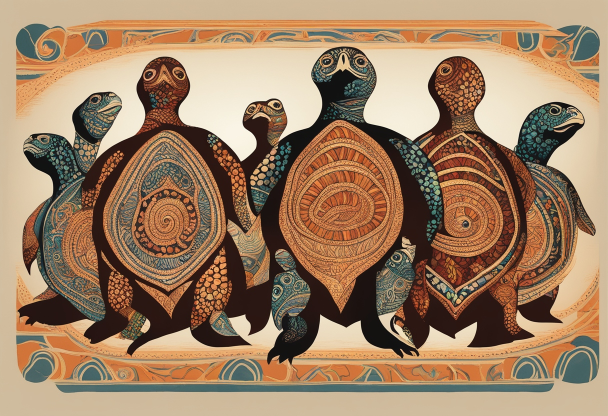
#> input picture sqlite-cloud-edge/marketing-demo/assets/images/turtles_hero.jpeg, 1216 x 832 px, found by its file name (shown at 1/2 size)
$ python optimize-turtle-webp.py
#> lines starting #> are read from the running program, lines starting #| are printed output that depends on the picture
#!/usr/bin/env python3
"""Recompress responsive turtle/hero WebPs for Lighthouse (Pillow)."""
from pathlib import Path

try:
    from PIL import Image
except ImportError:
    print('optimize-turtle-webp: Pillow not installed, skipping')
    raise SystemExit(0)

BASE = Path(__file__).resolve().parent.parent / 'assets' / 'images'


def save_webp(src: Path, out: Path, size, quality: int) -> None:
#> called with size = 348, quality = 35
    img = Image.open(src)
#> img is the input picture: PIL image 1216x832 RGB; mean R, G, B 158.6, 128.6, 100.4
    if isinstance(size, tuple):
        img = img.resize(size, Image.LANCZOS)
    else:
        w, h = img.size
#> w = 1216; h = 832
        if w > size:
            nh = int(h * (size / w))
#> nh = 238
            img = img.resize((size, nh), Image.LANCZOS)
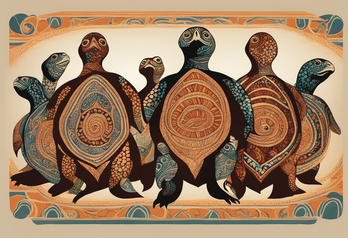
#> img: PIL image 348x238 RGB; mean R, G, B 158.5, 128.6, 100.4
    out.parent.mkdir(parents=True, exist_ok=True)
    img.save(out, 'WebP', quality=quality, method=6)


def main() -> None:
    for i in range(1, 6):
        jpeg = BASE / f'turtles_{i}.jpeg'
        if not jpeg.exists():
            continue
        save_webp(jpeg, BASE / f'turtles_{i}-384.webp', (384, 384), 18)
        save_webp(jpeg, BASE / f'turtles_{i}-640.webp', (640, 640), 22)

    hero = BASE / 'turtles_hero.jpeg'
    if hero.exists():
        save_webp(hero, BASE / 'turtles_hero-348.webp', 348, 35)
        save_webp(hero, BASE / 'turtles_hero-448.webp', 448, 32)
#> call 2 of save_webp, with size = 448, quality = 32
#> in save_webp (call 2), `img = img.resize((size, nh), Image.LANCZOS)`:
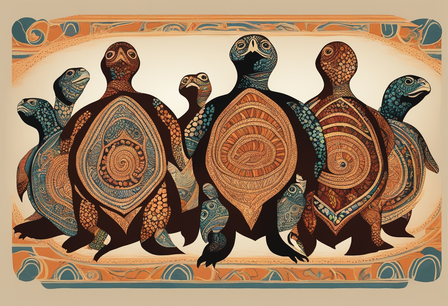
#> img: PIL image 448x306 RGB; mean R, G, B 158.6, 128.6, 100.4
        save_webp(hero, BASE / 'turtles_hero-896.webp', 896, 20)
#> call 3 of save_webp, with size = 896, quality = 20
#> in save_webp (call 3), `img = img.resize((size, nh), Image.LANCZOS)`:
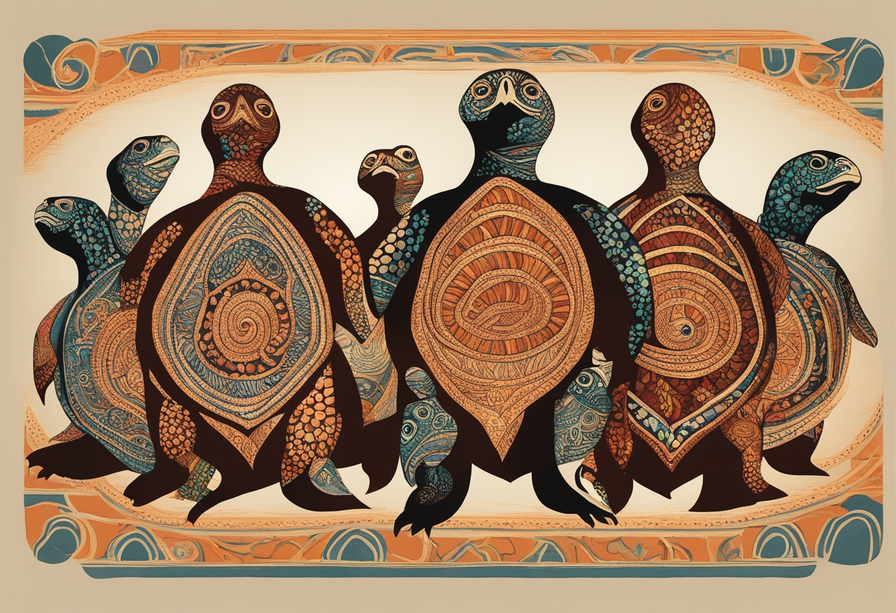
#> img: PIL image 896x613 RGB; mean R, G, B 158.6, 128.6, 100.4

    HERO_SIZES = [(348, 35), (448, 32), (896, 20)]
    for pattern in ('ecosystem_0_0', 'tools_0', 'roadmap_0'):
        for ext in ('.jpg', '.jpeg', '.png'):
            src = BASE / f'{pattern}{ext}'
            if not src.exists():
                continue
            for width, q in HERO_SIZES:
                save_webp(src, BASE / f'{pattern}-{width}.webp', width, q)
            break

    print('optimize-turtle-webp: done')


if __name__ == '__main__':
    main()
